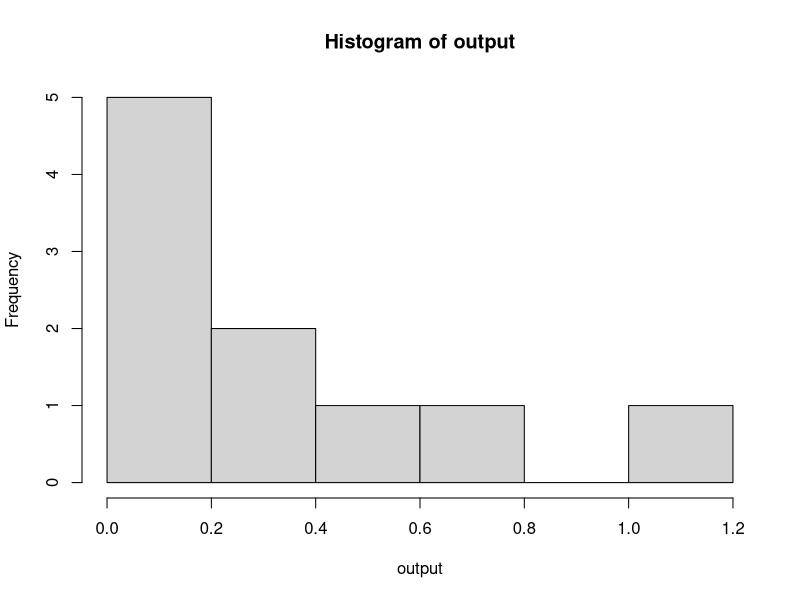
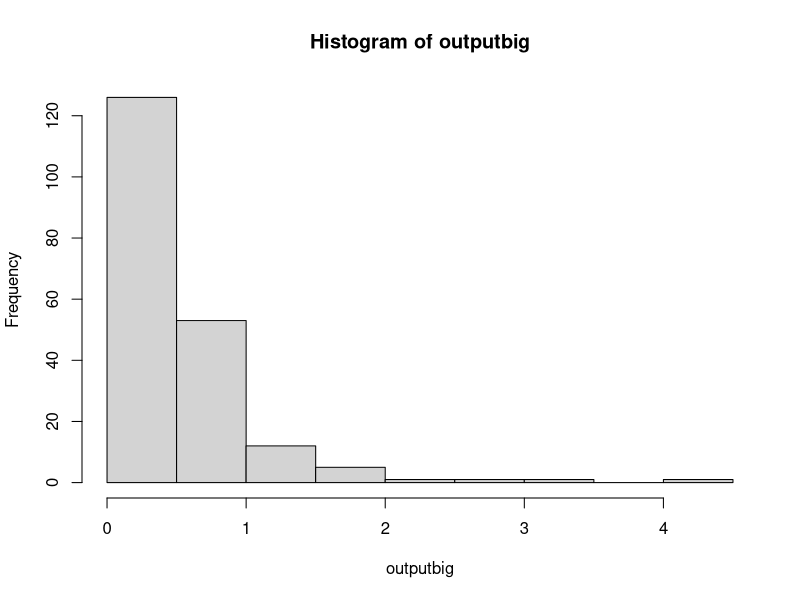
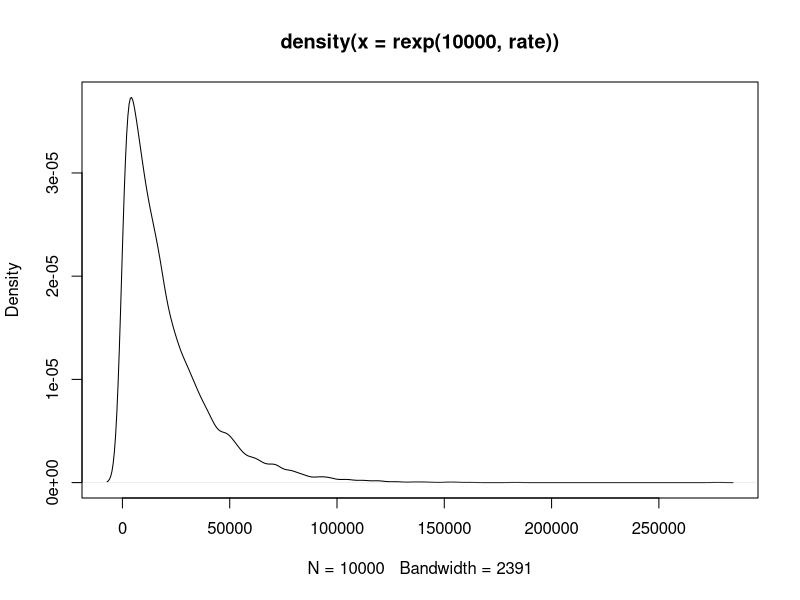
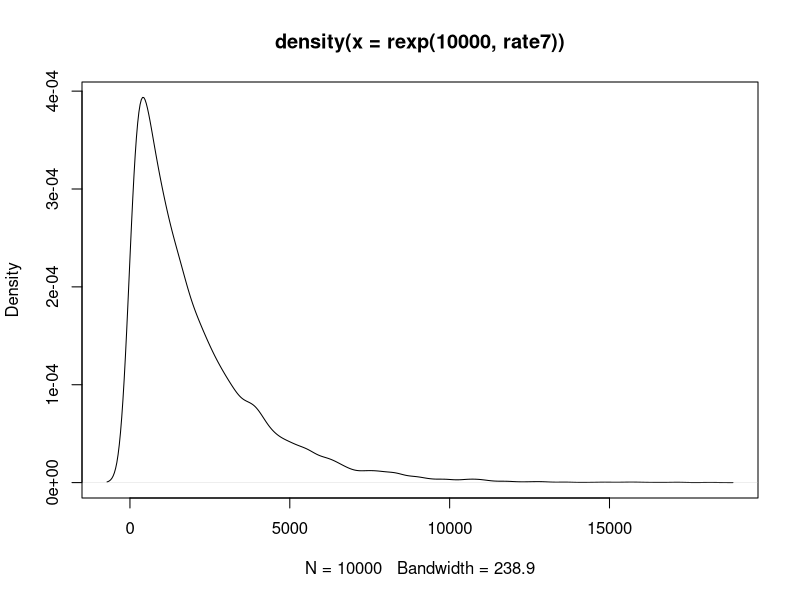
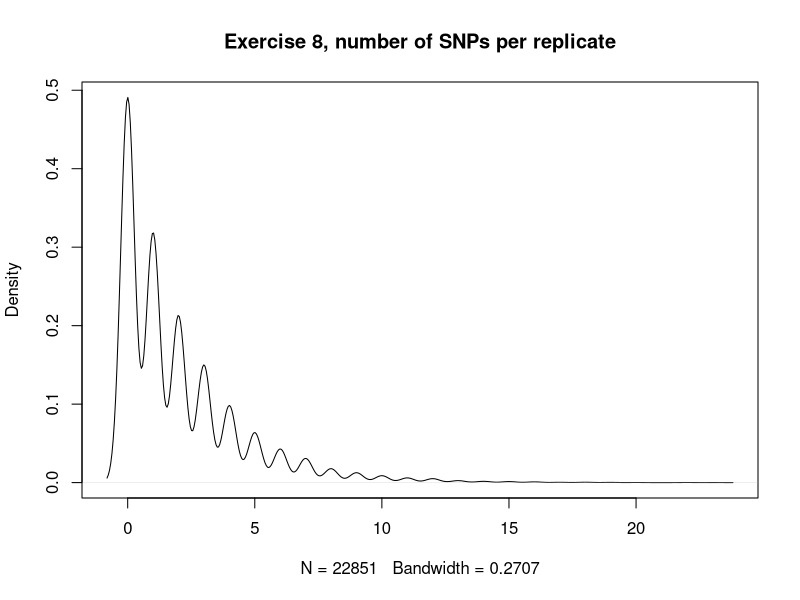
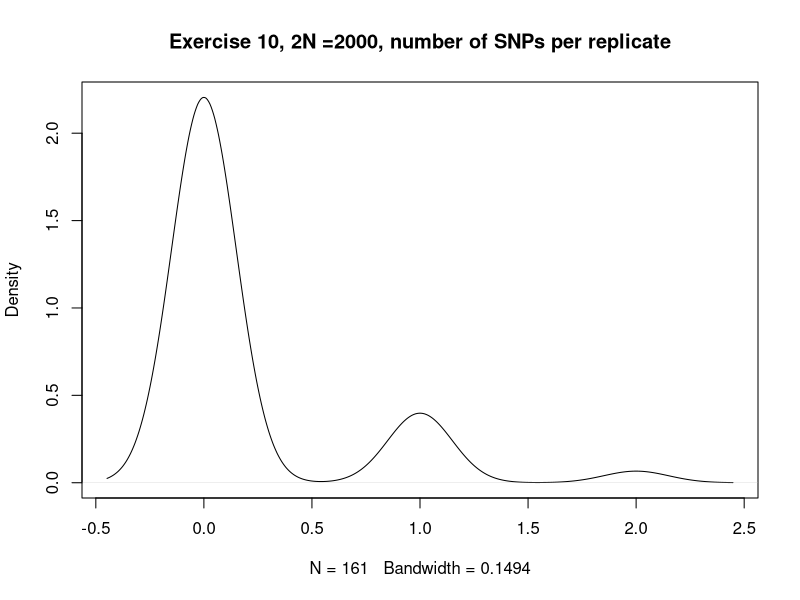

The R script that drew these images, in order: (Note: this script raises an error after producing the figures.)
#M200A COALESCENCE EXERCISES,Dr. Kirk Lohmueller, Fall 2015
#Hayley Stansell
#
#
getwd()
setwd("C:\\Users\\Hayley\\eeb201hayleystansell")
getwd()
#
#
?rexp
#
output<-rexp(10,2)
#[1] 0.21809588 1.70468865 1.24958590 0.03783002 0.65334166 0.31265010 0.25168173 0.32412173 0.05198139 0.64820064
output
hist(output)
#This shows that most outputs are clustering just below 0.5
outputbig<-rexp(200,2)
outputbig
mean(outputbig)
#[1] 0.4781231
hist(outputbig)
#
#
#############################################################################################Exercise FIVE###############
#
#From previous work, it seems that the rate of coalescence should be 1/2N , where 2N is number of chromosomes
#
#
#############################################################################################EXERCISE SIX###############
#
#
rate<-1/20000
mean(rexp(10000, rate))
#[1] 19712.04
##########################a) what is the average time to most recent common ancestor in your simulation?
#19712.04 generations
##########################b) what is the theoretical expectation?
#20,000 generations
##########################c) how do the values compare?
# They are very close to one another. 
##########################d) make a density plot of simulated coalescent times
??densityplot
?density
?plot
density(rexp(10000,rate))
plot(density(rexp(10000,rate)))
#Success!!
##########################e) what is the standard deviation of the coal. times?
output<-rexp(10000,rate)
density(output)
sd(output)
#[1] 20371.65
#
#
#############################################################################################EXERCISE SEVEN#############
##answer parts a-e from Q6 for this simulation
# set 2N = 2000
#
rate7<-1/2000
mean(rexp(10000, rate7))
#[1] 2009.536
##########################a) what is the average time to most recent common ancestor in your simulation?
#2009.536 generations
##########################b) what is the theoretical expectation?
#2000 generations
##########################c) how do the values compare?
# They are very close to one another, just as in Exercise Six
##########################d) make a density plot of simulated coalescent times
density(rexp(10000,rate7))
plot(density(rexp(10000,rate7)))
#Success!! ---it looks nearly identical in shape to the plot from exercise six. 
#             The largest are occupies 0-5000, 1/10 of what was seen with the simulation where 2N=20000 (0-50000). It scales up.
##########################e) what is the standard deviation of the coal. times?
output7<-rexp(10000,rate7)
density(output7)
sd(output7)
#[1] 1999.717
#
##########################f) how does TMRCA from simulations in Q6 (2N =20,000) and Q7 (2N = 2,000) compare?
#  They are both theoretically (and approximately, in simulation) equal to 2N generations.
#  With the population size in Q7 being a tenth of the size of Q6, the resulting TMRCA is similarly one tenth. 
##########################g) what can you conclude about how the population size affects the expected coalescent time?
#  The expected coalescent time appears to scale in direct proportion with population size. 
#  As population size increases or decreases one way or another, the TMRCA is expected to shift accordingly and to the same degree.
#
#
#
##############################################################################################EXERCISE EIGHT#################
#
#POISSON RANDOM VARIABLES
?rpois
#rpois is the random variable generation for the Poisson dist. (there's also dpois, ppois, qpois)
#inputs are n, lambda . n is number of values to return, and lambda is a vector of (non-neg) means
# n is number of "draws", lambda is a rate parameter for the distribution -- rate = expected value (and variance) of the dist.
#
#given rate of occurence (here, 2), over a number of intervals (here, 10) 
#     - how many occurances of an event will there be in a given interval?
rpois(10,2)
#[1] 2 2 3 3 2 3 4 3 3 1
#
#simulate to show that the expected value of a given Poisson distribution is equal to the rate paramter (lambda)
mean(rpois(10000,2))
#[1] 1.9922 ----this mean is approximately 2 (the rate)
#
#getting workable syntax
2*10
1*(10^-4)
#[1] 1e-04
#
#
#
#################################a) add mutations to the geneologies (aka coal. times) simulated in Q6. 
# mu (aka lambda) = 1e-04
# coal. times from Q6 .... 2N = 20,000 . so, 20000 generations (theoretically)
# what is avg. # of SNPs/geneology (the mean! from the poisson)
#
rate8<-1/20000
rexp(10000, rate8) #gets 10,000 simulations of geneologies (coal. times) given 2N = 20,000. 
#10,000 similar/distributed coal. times. given those coal times...each output is an n...10,000 n's / draws for the Poisson
geneologies<-rexp(10000, rate8)
geneologies
#okay
#mean(rpois(geneologies, 1e-04))
#[1] 0 ....hmmmmmmm
#rpois(geneologies, 1e-04)
#all values are zero here.... hmmm
#for geneologies[i-10000]
rate<-1e-04 #no? is rate*geneology value?
rate
for (i in geneologies){
  rate<-1e-04*geneologies[i]
  rpois(i, rate)
  outputcheck<-rpois(i, rate)
  output<-mean(rpois(i,rate))
}
#slow-ish, but not locked up
output
outputcheck
length(outputcheck)
#[1] 0.0001249649
#very close to the rate!
#################################b) What is the average number of SNPs per geneology?
# From my simulation, it appears that the average number of SNPs per geneology closely approximates 
# the given input mutation rate of 0.0002. The number generated through my simulation was ~0.000125
#
#
#################################c) given that Theta = 4N(mu), what is theta predicted to be in this example?
Theta<-2*20000*(1e-04)
Theta
# 4, if working with theoretical values of N and mu . 

#~~~~~~~~~~~~~~~~~~~~~~~~~~~~~~~~~~~~~~~~~~~~~~~~~~~~~~~~~~~~~~~b) TAKE TWO
#feel like my output for b) was incorrect, a my rate did not factor in the length of each geneology as it went
geneologies<-rexp(10000, rate8)
geneologies
#okay
#mean(rpois(geneologies, 1e-04))
#[1] 0 ....hmmmmmmm
#rpois(geneologies, 1e-04)
#all values are zero here.... hmmm
#for geneologies[i-10000]

for (i in geneologies){
  rate<- 1e-04*geneologies #this worked! took out the [i] (had *geneologies[i])
  rpois(i, rate) #appears to output a bunch of values that seem okay....integer numbers, mostly under 5, some up to ~20
  output<-mean(rpois(i,rate))
}
#slow-ish, but not locked up
output
#[1] 1.95577 #avg number of SNPs/geneology
1e-04*20000
#[1] 2
# HERE, the output from this simulation appears to approximate the value of mu*number of geneologies....or, mu*coal.time. 
# So, the average number of SNPs per coalescent time (geneology), is approximating the rate of mutation for the 
# theoretical/ideal. parameters
#
#~~~~~~~~~~~~~~~~~~~~~~~~~~~~~~~~~~~~~~~~~~~~~~~~~~~~~~~~~~~c) BACK TO C
#################################c) given that Theta = 4N(mu), what is theta predicted to be in this example?
Theta<-2*20000*(1e-04) # = 4N(mu)
Theta
# [1] 2, if working with theoretical values of N and mu . 
#
#################################d) how does this value of theta compare to the average number of SNPs seen in the simmulations?
# Theta appears to be aaproximately equal to the average (or expected) number of SNPs per geneology (here, 2). 
#
#
#################################e) TOTALLY NEATZ!
#
#
#################################f) make a density plot of the number of SNPs per simulation replicate....
geneologies<-rexp(10000, rate8)
geneologies
#okay
#mean(rpois(geneologies, 1e-04))
#[1] 0 ....hmmmmmmm
#rpois(geneologies, 1e-04)
#all values are zero here.... hmmm
#for geneologies[i-10000]

for (i in geneologies){
  rate<- 1e-04*geneologies #this worked! took out the [i] (had *geneologies[i])
  rpois(i, rate) #appears to output a bunch of values that seem okay....integer numbers, mostly under 5, some up to ~20
  output<-(rpois(i,rate))
}
#slow-ish, but not locked up
#NOTE THAT I RAN THIS WITHOUT RUNNING THE ACTUAL FOR-LOOP, JUST DID WHAT WAS INSIDE IT....
output
#create density plot of output
density(output)
plot(density(output), main="Exercise 8, number of SNPs per replicate")
#interesting.................?
#
#
#
#
#########################################################################################EXERCISE TEN######################
#
#repeat all steps done for exercise 8, but 2N = 2000
#
# mu (aka lambda) = 1e-04
# coal. times from Q6 .... 2N = 2000 . so, 2000 generations (theoretically)
# what is avg. # of SNPs/geneology (the mean! from the poisson)
#
rate10<-1/2000
rexp(10000, rate10) #gets 10,000 simulations of geneologies (coal. times) given 2N = 2000. 
#10,000 similar/distributed coal. times. given those coal times...each output is an n...10,000 n's / draws for the Poisson
geneologies<-rexp(10000, rate10)
geneologies
#okay
#mean(rpois(geneologies, 1e-04))
#[1] 0 ....hmmmmmmm
#rpois(geneologies, 1e-04)
#all values are zero here.... hmmm
#for geneologies[i-10000]

for (i in geneologies){
  rateTEN<- 1e-04*geneologies #this worked! took out the [i] (had *geneologies[i])
  rpois(i, rateTEN) #appears to output a bunch of values that seem okay....integer numbers, mostly under 5, some up to ~20
  output<-(rpois(i,rateTEN))
}

output
#[1] 0.1923077 #avg number of SNPs/geneology EXERCISE 10
1e-04*2000
#[1] 0.2 for EXERCISE 10
# The output from this simulation appears to approximate the value of mu*number of geneologies....or, mu*coal.time. 
# So, the average number of SNPs per coalescent time (geneology), is approximating the rate of mutation for the 
# theoretical/ideal. parameters, as in exercise 8. 
density(output)
plot(density(output), main="Exercise 10, 2N =2000, number of SNPs per replicate")
# The density shown by this plot is of a similar patter to the 2N = 20000 simulation. 
# However, there are fewer peaks and the range of values is much, much smaller (max values around 4 or 5)
#
#
#
#
########################################################################################EXERCISE 11######################
#
??scatterplot
?ggplot
??ggplot
library(ggplot2)
#ehhhhhh, just try basic plot(x,y)
?plot
plot(geneologies, output)
length(geneologies) #[1] 10000
length(output) #[1] 52 .............hmmmmmm
length(rateTEN) #[1] 10000
rate10<-1/2000
rexp(10000, rate10) #gets 10,000 simulations of geneologies (coal. times) given 2N = 2000. 
#10,000 similar/distributed coal. times. given those coal times...each output is an n...10,000 n's / draws for the Poisson
geneologies<-rexp(10000, rate10)
geneologies
#bring up loop again:
for (i in length(geneologies)){
  
rateTEN<- 1e-04*geneologies #this worked! took out the [i] (had *geneologies[i])
  rpois(i, rateTEN) #appears to output a bunch of values that seem okay....integer numbers, mostly under 5, some up to ~20
  output<-(rpois(i,rateTEN))
}

output
length(output) # OKAY, NOW CORRECT LENGTH! (10000)
#length(i in geneologies) # error message...unexpected "in" ---CORRECTED
plot(geneologies, output)
#this looks rather weird? Well, the output can only be integers....so the lines are not so weird? 
#
#While I'm not sure how to describe this plot, my expectation was that as TMRCA increased along the x-axis, 
#the associated number of SNPs would increase accordingly. I'm not sure if the relationship would be linear, but I would 
#expect it to generally be a direct/positive relationship.  With the plot made for this exercise, it's not readily apparent
#how the TMRCA and number of SNPs relate. It does appear somewhat that the shorter TMRCAs are associated with fewer SNPs (output),
#however, the trend is not obvious. 
#
#
#
##############################################################################################EXERCISE TWELVE#################
#
#Given, sequenced a 10kb region of DNA from one individual (2 chromosomes = sample size). 
#effective mutation rate of 1e-04 for 10kbp INDEPENDENT EVIDENCE
#Observed 10 SNPs in that 10kb interval(region). (MUCH HIGHER THAN 1E-04 --- 0.0001)
#
#
#
#####################trying code from exercise 11, considering the vector length problem
#
#rate is 1/2n = 1/20000
# change rate end to 12
# mutation rate for 10kbp is supposedly 1e-04
rate12<-1/20000
rexp(10000, rate12) #gets 10,000 simulations of geneologies (coal. times) given 2N = 20000. 
#10,000 similar/distributed coal. times. given those coal times...each output is an n...10,000 n's / draws for the Poisson
geneologies12<-rexp(10000, rate12)
geneologies12
#bring up loop again:
for (i in length(geneologies12)){ #for each number in the length of geneologies (10,000), do this:
  
  rateTWELVE<- 1e-04*geneologies12 #this worked! took out the [i] (had *geneologies[i])
  rpois(i, rateTWELVE) #appears to output a bunch of values that seem okay....integer numbers, mostly under 5, some up to ~20
  output12<-(rpois(i,rateTWELVE))
}

length(output12) 
#length is 10,000...good
output12
#offhand, I see a max number of SNPs of 5
?max
max(output12)
#got a max value of 21 in one run, 25 in another.
sum(output12 > 10)
#[1] 108
sum(output12 == 10)
#[1] 60
#total is 168
168/10000
#################################################a) What proportion of replicates have >/= 10 SNPs from model with N=10000?
#  My simulation found 168 replicates with greater than- or equal to- 10 SNPs in a given geneology. Written another way, 
#  1.68% of replicates had a minimum of 10 SNPs
#
#################################################b)
#rate is 1/2n = 1/2000
# change rate end to 122....add a "2" to all names
# mutation rate for 10kbp is supposedly 1e-04
rate122<-1/2000
rexp(10000, rate122) #gets 10,000 simulations of geneologies (coal. times) given 2N = 20000. 
#10,000 similar/distributed coal. times. given those coal times...each output is an n...10,000 n's / draws for the Poisson
geneologies122<-rexp(10000, rate122)
geneologies122
#bring up loop again:
for (i in length(geneologies122)){ #for each number in the length of geneologies (10,000), do this:
  
  rateTWELVE2<- 1e-04*geneologies122 #this worked! took out the [i] (had *geneologies[i])
  rpois(i, rateTWELVE2) #appears to output a bunch of values that seem okay....integer numbers, mostly under 5, some up to ~20
  output122<-(rpois(i,rateTWELVE2))
}

length(output122) 
#length is 10,000...good
output122
#offhand, I see a max number of SNPs of 5
?max
max(output122)
sum(output122 > 10)
# zero
sum(output122 == 10)
#zero
#################################################b) what is the proportion of simulation replicates have >/= 10 SNPs
#                                                   for a model with N=1000
